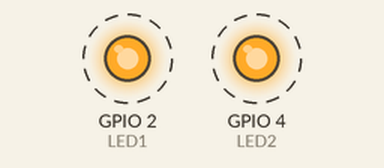
The sketch below on a simulated ESP32. Parts: output pins drawn as LEDs (lit = HIGH). Dashed ring = blinking. What the sketch prints to the serial monitor is not drawn.

Above: at 0.11 s.
Timing chart, 0 to 3.0 s (numbered marks = the images above):
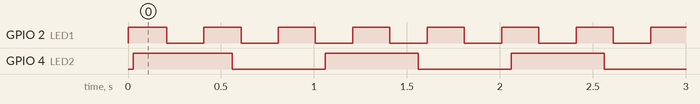

Measured:
- by itself, GPIO 2 (LED1): alternates HIGH for 0.20 s and LOW for 0.20 s
- by itself, GPIO 4 (LED2): alternates HIGH for 0.50 s and LOW for 0.50 s

The sketch:

desafio_01.ino
```cpp
#include <Arduino.h>
#include "freertos/FreeRTOS.h"
#include "freertos/task.h"

#define LED1 2
#define LED2 4

TaskHandle_t task1Handle = NULL;
TaskHandle_t task2Handle = NULL;
TaskHandle_t task3Handle = NULL;

void vTask1(void *pvParameters);
void vTask2(void *pvParameters);
void vTask3(void *pvParameters);

void setup() {
  Serial.begin(9600);

  BaseType_t resultado1 = xTaskCreate(
    vTask1, "TASK1",
    configMINIMAL_STACK_SIZE + 1024,
    NULL, 1, &task1Handle
  );

  BaseType_t resultado2 = xTaskCreate(
    vTask2, "TASK2",
    configMINIMAL_STACK_SIZE + 1024,
    NULL, 2, &task2Handle
  );

  BaseType_t resultado3 = xTaskCreate(
    vTask3, "TASK3",
    configMINIMAL_STACK_SIZE + 1024,
    NULL, 3, &task3Handle
  );

  Serial.printf("TASK1: %s\n",
    resultado1 == pdPASS ? "Criada" : "Erro");

  Serial.printf("TASK2: %s\n",
    resultado2 == pdPASS ? "Criada" : "Erro");

  Serial.printf("TASK3: %s\n",
    resultado3 == pdPASS ? "Criada" : "Erro");
}

void loop() {
  vTaskDelay(pdMS_TO_TICKS(3000));
}

void vTask1(void *pvParameters) {
  pinMode(LED1, OUTPUT);

  while (1) {
    digitalWrite(LED1, !digitalRead(LED1));

    Serial.println("TASK1 - LED GPIO 2 alternou");

    vTaskDelay(pdMS_TO_TICKS(200));
  }
}

void vTask2(void *pvParameters) {
  int cont = 0;

  while (1) {
    Serial.print("TASK2 - Contador: ");
    Serial.println(cont++);

    vTaskDelay(pdMS_TO_TICKS(1000));
  }
}

void vTask3(void *pvParameters) {
  pinMode(LED2, OUTPUT);

  while (1) {
    digitalWrite(LED2, !digitalRead(LED2));

    Serial.println("TASK3 - LED GPIO 4 alternou");

    vTaskDelay(pdMS_TO_TICKS(500));
  }
}
```
